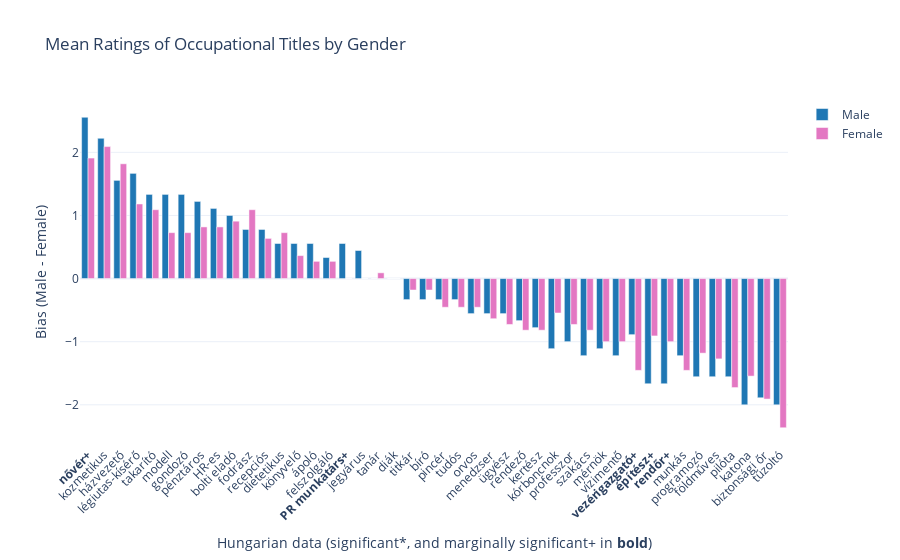

The code cell stored with this chart in its notebook:
### Markdown cell above
#### Two Sample T-Test by Gender

### Code cell
# Add a new column with the mean of the ratings for each participant
df_hu['Mean Rating'] = df_hu.iloc[:, 8:].mean(axis=1)

# Separate df_hu into male and female datasets based on the Gender column
df_hu_male = df_hu[df_hu['Gender'] == 'férfi']
df_hu_female = df_hu[df_hu['Gender'] == 'nő']

# Show the number of male and female participants
print(f"Number of male participants: {df_hu_male['Participant id'].nunique()}")
print(f"Number of female participants: {df_hu_female['Participant id'].nunique()}")

# Two Sample T-Test between male and female participants for each occupation word
results = []
for col in rating_columns:
    male_ratings = df_hu_male[col].dropna().astype(float)
    female_ratings = df_hu_female[col].dropna().astype(float)
    # Only test if both groups have at least 2 ratings
    if len(male_ratings) > 1 and len(female_ratings) > 1:
        t_stat, p_value = stats.ttest_ind(male_ratings, female_ratings, equal_var=False)
        mean_male = male_ratings.mean()
        mean_female = female_ratings.mean()
        results.append({
            'occupation': col,
            'mean_male': mean_male,
            'mean_female': mean_female,
            't_stat': t_stat,
            'p_value': p_value,
            'significant': p_value < 0.05,
            'marg_significant': 0.05 < p_value < 0.1
        })

df_ttest = pd.DataFrame(results)

# Add overall mean rating for sorting
df_ttest['overall_mean'] = (df_ttest['mean_male'] + df_ttest['mean_female']) / 2

# Sort by overall mean rating
df_ttest_sorted = df_ttest.sort_values('overall_mean', ascending=False)

# Prepare axis labels: bold for significant
def bold_label(row):
    occupation = row['occupation']
    
    if row.get('significant'):
        occupation = f"<b>{occupation}*</b>"
    
    if row.get('marg_significant'):
        occupation = f"<b>{occupation}+</b>"
    
    return occupation

df_ttest_sorted['occupation_label'] = df_ttest_sorted.apply(bold_label, axis=1)

# Plot
fig = go.Figure()
fig.add_trace(go.Bar(
    x=df_ttest_sorted['occupation_label'],
    y=df_ttest_sorted['mean_male'],
    name='Male',
    marker_color='#1f77b4'
))
fig.add_trace(go.Bar(
    x=df_ttest_sorted['occupation_label'],
    y=df_ttest_sorted['mean_female'],
    name='Female',
    marker_color='#e377c2'
))
fig.update_layout(
    barmode='group',
    title='Mean Ratings of Occupational Titles by Gender',
    xaxis_title='Hungarian data (significant*, and marginally significant+ in <b>bold</b>)',
    yaxis_title='Bias (Male - Female)',
    xaxis_tickangle=-45,
    template='plotly_white'
)
fig.show()

# Save results and plot
df_ttest_sorted.to_excel('occupations_gender_ttest_hu.xlsx', index=False)
fig.write_html('occupations_gender_ttest_hu.html')
fig.write_image('occupations_gender_ttest_hu.png', scale=2, width=1000, height=500)

### Figure 1 — Plotly figure (JSON) as saved in the notebook; plotly's stock layout.template omitted (floating-point values rounded to 4 significant figures)
{"data": [{"marker": {"color": "#1f77b4"}, "name": "Male", "type": "bar", "x": ["<b>nővér+</b>", "kozmetikus", "házvezető", "légiutas-kísérő", "takarító", "modell", "gondozó", "pénztáros", "HR-es", "bolti eladó", "fodrász", "recepciós", "dietetikus", "könyvelő", "ápoló", "felszolgáló", "<b>PR munkatárs+</b>", "jegyárus", "tanár", "diák", "titkár", "bíró", "pincér", "tudós", "orvos", "menedzser", "ügyész", "rendező", "kertész", "kórboncnok", "professzor", "szakács", "mérnök", "vízimentő", "<b>vezérigazgató+</b>", "<b>építész+</b>", "<b>rendőr+</b>", "munkás", "programozó", "földműves", "pilóta", "katona", "biztonsági őr", "tűzoltó"], "y": [2.556, 2.222, 1.556, 1.667, 1.333, 1.333, 1.333, 1.222, 1.111, 1.0, 0.7778, 0.7778, 0.5556, 0.5556, 0.5556, 0.3333, 0.5556, 0.4444, 0.0, 0.0, -0.3333, -0.3333, -0.3333, -0.3333, -0.5556, -0.5556, -0.5556, -0.6667, -0.7778, -1.111, -1.0, -1.222, -1.111, -1.222, -0.8889, -1.667, -1.667, -1.222, -1.556, -1.556, -1.556, -2.0, -1.889, -2.0]}, {"marker": {"color": "#e377c2"}, "name": "Female", "type": "bar", "x": ["<b>nővér+</b>", "kozmetikus", "házvezető", "légiutas-kísérő", "takarító", "modell", "gondozó", "pénztáros", "HR-es", "bolti eladó", "fodrász", "recepciós", "dietetikus", "könyvelő", "ápoló", "felszolgáló", "<b>PR munkatárs+</b>", "jegyárus", "tanár", "diák", "titkár", "bíró", "pincér", "tudós", "orvos", "menedzser", "ügyész", "rendező", "kertész", "kórboncnok", "professzor", "szakács", "mérnök", "vízimentő", "<b>vezérigazgató+</b>", "<b>építész+</b>", "<b>rendőr+</b>", "munkás", "programozó", "földműves", "pilóta", "katona", "biztonsági őr", "tűzoltó"], "y": [1.909, 2.091, 1.818, 1.182, 1.091, 0.7273, 0.7273, 0.8182, 0.8182, 0.9091, 1.091, 0.6364, 0.7273, 0.3636, 0.2727, 0.2727, 0.0, 0.0, 0.09091, 0.0, -0.1818, -0.1818, -0.4545, -0.4545, -0.4545, -0.6364, -0.7273, -0.8182, -0.8182, -0.5455, -0.7273, -0.8182, -1.0, -1.0, -1.455, -0.9091, -1.0, -1.455, -1.182, -1.273, -1.727, -1.545, -1.909, -2.364]}], "layout": {"barmode": "group", "title": {"text": "Mean Ratings of Occupational Titles by Gender"}, "xaxis": {"tickangle": -45, "title": {"text": "Hungarian data (significant*, and marginally significant+ in <b>bold</b>)"}}, "yaxis": {"title": {"text": "Bias (Male - Female)"}}}}
